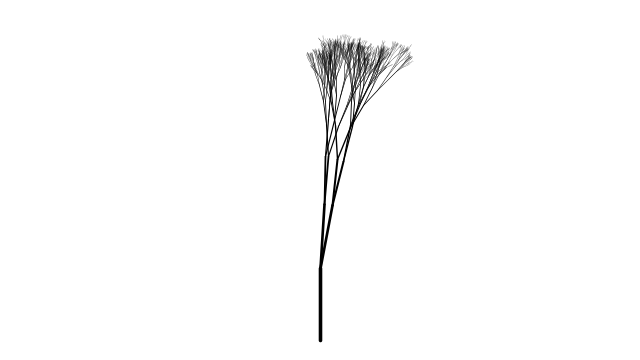
Frame 1 (no input)
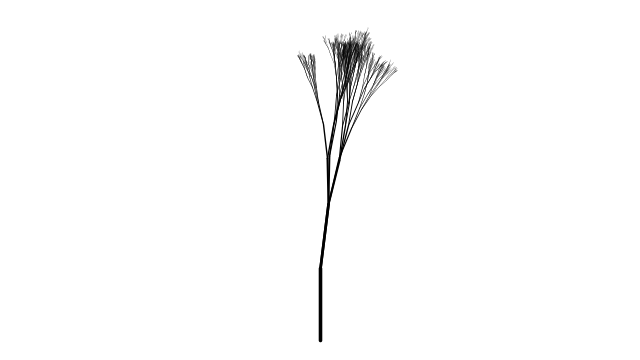
Frame 60 (the mouse pressed at the canvas centre just before this capture)
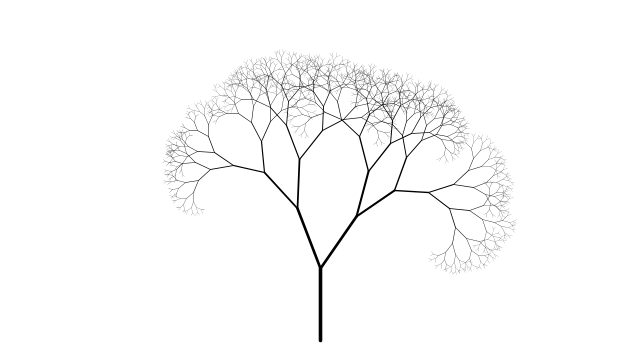
Frame 120 (the mouse held since frame 60 and released just before this capture)

The Processing sketch that drew these frames (run headless with seeded random() and noise(); from frame 60 on, the mouse is pressed at the canvas centre):

// Processing sketch: mySketch
// ── mySketch.pde
float angle, theta;
float r=random(0, 0.7);
int seed=int(random(10000));
int count;

void setup() {
  //size(500, 500);
  size(640, 360);
  frameRate(30);
}

void draw() {
  background(255);

  translate(0.5*width, height -20); //原点を木の根元の位置に移動
  strokeWeight(0.01*height);
  line(0,0, 0,-0.2*height); //根元から幹を描く
  translate(0, -0.2*height); //幹の上端まで原点移動
  
  float angle = map(mouseY, 0, height, -30, 30);
  theta = radians(angle); //ラジアンに変換
  
  count=10000;
  branch(0.25*height, 0.01*height, seed+count);
  
  //if(frameCount%20==1){save(frameCount +".png");}
}

void branch(float h, float w, int seed) {
  randomSeed(seed);
  h *= random(0.65, 0.8); //枝の長さ
  w *= random(0.65, 0.8); //枝の太さ

  if (3.0<h) { //枝の長さが2以下になるまで再帰
    //左に分かれる枝。角度と線の太さを決めてから、長さhの線を描く
    pushMatrix();
      //translate(0, h*r); //枝の生える位置を指定
      rotate(theta +random(-0.05*PI,0.05*PI) +noise(0.002*frameCount));
      strokeWeight(w);
      line(0, 0, 0, -h);
      translate(0, -h); //原点を枝の末端に移動させる
      
      count++;
      branch(h, w, seed+int(random(count))); //次の枝を描く
    popMatrix();
    
    //右に分かれる枝
    pushMatrix();
      rotate(-theta -random(-0.05*PI,0.05*PI) -noise(0.002*frameCount));
      strokeWeight(w);
      line(0, 0, 0, -h);
      translate(0, -h);
      
      count++;
      branch(h, w, seed+count); //次の枝を描く
    popMatrix();
  }
}

void mouseClicked() {
  seed=int(random(10000));
  r=random(0.7);
}
